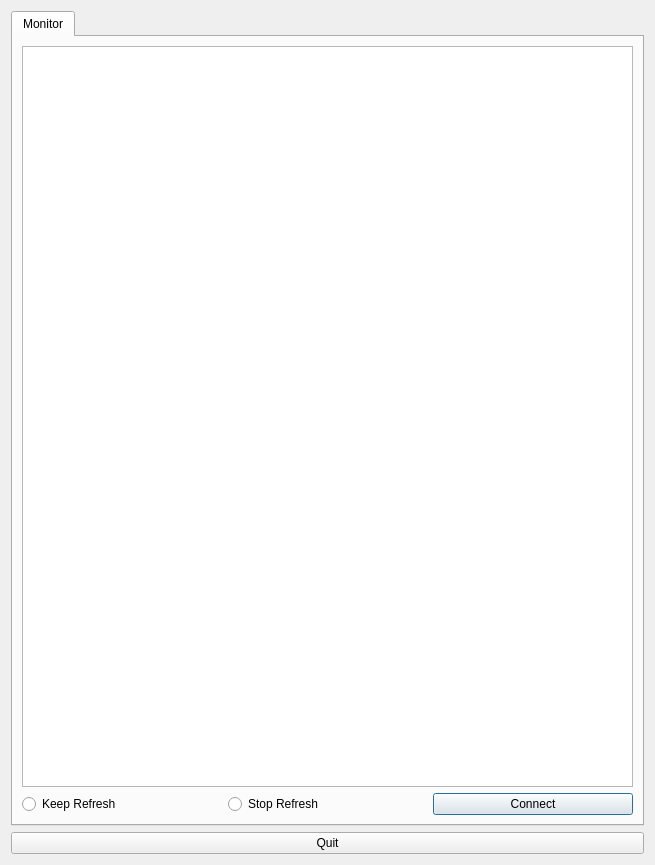
<?xml version="1.0" encoding="UTF-8"?>
<ui version="4.0">
 <class>Chat</class>
 <widget class="QDialog" name="Chat">
  <property name="geometry">
   <rect>
    <x>0</x>
    <y>0</y>
    <width>655</width>
    <height>865</height>
   </rect>
  </property>
  <property name="windowTitle">
   <string>BT MonCTL</string>
  </property>
  <layout class="QVBoxLayout" name="verticalLayout_22">
   <item>
    <widget class="QTabWidget" name="tabWidget">
     <property name="currentIndex">
      <number>0</number>
     </property>
     <property name="usesScrollButtons">
      <bool>true</bool>
     </property>
     <widget class="QWidget" name="tab">
      <attribute name="title">
       <string>Monitor</string>
      </attribute>
      <layout class="QHBoxLayout" name="horizontalLayout_2">
       <item>
        <layout class="QVBoxLayout" name="verticalLayout_2">
         <item>
          <widget class="QTextBrowser" name="chat">
           <property name="focusPolicy">
            <enum>Qt::NoFocus</enum>
           </property>
          </widget>
         </item>
         <item>
          <layout class="QHBoxLayout" name="horizontalLayout">
           <item>
            <widget class="QRadioButton" name="radioButton_2">
             <property name="text">
              <string>Keep Refresh</string>
             </property>
             <attribute name="buttonGroup">
              <string notr="true">buttonGroup</string>
             </attribute>
            </widget>
           </item>
           <item>
            <widget class="QRadioButton" name="radioButton">
             <property name="text">
              <string>Stop Refresh</string>
             </property>
             <attribute name="buttonGroup">
              <string notr="true">buttonGroup</string>
             </attribute>
            </widget>
           </item>
           <item>
            <widget class="QPushButton" name="connectButton">
             <property name="text">
              <string>Connect</string>
             </property>
            </widget>
           </item>
          </layout>
         </item>
        </layout>
       </item>
      </layout>
     </widget>
    </widget>
   </item>
   <item>
    <widget class="QPushButton" name="quitButton">
     <property name="text">
      <string>Quit</string>
     </property>
    </widget>
   </item>
  </layout>
 </widget>
 <resources/>
 <connections/>
 <buttongroups>
  <buttongroup name="buttonGroup"/>
 </buttongroups>
</ui>
